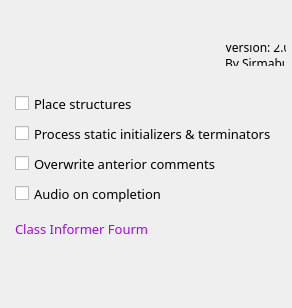
<?xml version="1.0" encoding="UTF-8"?>
<ui version="4.0">
 <class>Dialog</class>
 <widget class="QDialog" name="Dialog">
  <property name="geometry">
   <rect>
    <x>0</x>
    <y>0</y>
    <width>292</width>
    <height>308</height>
   </rect>
  </property>
  <property name="sizePolicy">
   <sizepolicy hsizetype="Fixed" vsizetype="Fixed">
    <horstretch>0</horstretch>
    <verstretch>0</verstretch>
   </sizepolicy>
  </property>
  <property name="windowTitle">
   <string notr="true">Class Informer</string>
  </property>
  <property name="windowIcon">
   <iconset resource="QtResource.qrc">
    <normaloff>:/classinf/icon.png</normaloff>:/classinf/icon.png</iconset>
  </property>
  <property name="toolTip">
   <string notr="true"/>
  </property>
  <property name="modal">
   <bool>true</bool>
  </property>
  <widget class="QDialogButtonBox" name="buttonBox">
   <property name="geometry">
    <rect>
     <x>120</x>
     <y>275</y>
     <width>156</width>
     <height>23</height>
    </rect>
   </property>
   <property name="orientation">
    <enum>Qt::Horizontal</enum>
   </property>
   <property name="standardButtons">
    <set>QDialogButtonBox::NoButton</set>
   </property>
   <property name="centerButtons">
    <bool>false</bool>
   </property>
  </widget>
  <widget class="QCheckBox" name="checkBox1">
   <property name="geometry">
    <rect>
     <x>15</x>
     <y>95</y>
     <width>121</width>
     <height>17</height>
    </rect>
   </property>
   <property name="font">
    <font>
     <family>Noto Sans</family>
     <pointsize>10</pointsize>
    </font>
   </property>
   <property name="toolTip">
    <string notr="true"/>
   </property>
   <property name="text">
    <string>Place structures</string>
   </property>
  </widget>
  <widget class="QCheckBox" name="checkBox2">
   <property name="geometry">
    <rect>
     <x>15</x>
     <y>125</y>
     <width>256</width>
     <height>17</height>
    </rect>
   </property>
   <property name="font">
    <font>
     <family>Noto Sans</family>
     <pointsize>10</pointsize>
    </font>
   </property>
   <property name="toolTip">
    <string notr="true"/>
   </property>
   <property name="text">
    <string>Process static initializers &amp;&amp; terminators</string>
   </property>
  </widget>
  <widget class="QCheckBox" name="checkBox3">
   <property name="geometry">
    <rect>
     <x>15</x>
     <y>155</y>
     <width>201</width>
     <height>17</height>
    </rect>
   </property>
   <property name="font">
    <font>
     <family>Noto Sans</family>
     <pointsize>10</pointsize>
    </font>
   </property>
   <property name="toolTip">
    <string notr="true"/>
   </property>
   <property name="text">
    <string>Overwrite anterior comments</string>
   </property>
  </widget>
  <widget class="QCheckBox" name="checkBox4">
   <property name="geometry">
    <rect>
     <x>15</x>
     <y>185</y>
     <width>151</width>
     <height>17</height>
    </rect>
   </property>
   <property name="font">
    <font>
     <family>Noto Sans</family>
     <pointsize>10</pointsize>
    </font>
   </property>
   <property name="toolTip">
    <string notr="true"/>
   </property>
   <property name="text">
    <string>Audio on completion</string>
   </property>
  </widget>
  <widget class="QLabel" name="linkLabel">
   <property name="geometry">
    <rect>
     <x>15</x>
     <y>220</y>
     <width>136</width>
     <height>16</height>
    </rect>
   </property>
   <property name="font">
    <font>
     <family>Noto Sans</family>
     <pointsize>10</pointsize>
    </font>
   </property>
   <property name="frameShadow">
    <enum>QFrame::Sunken</enum>
   </property>
   <property name="text">
    <string>&lt;a href=&quot;http://www.macromonkey.com/bb/index.php/topic,13.0.html&quot; style=&quot;color:#AA00FF;&quot;&gt;Class Informer Fourm&lt;/a&gt;</string>
   </property>
   <property name="textFormat">
    <enum>Qt::AutoText</enum>
   </property>
   <property name="openExternalLinks">
    <bool>true</bool>
   </property>
  </widget>
  <widget class="QLabel" name="image">
   <property name="geometry">
    <rect>
     <x>0</x>
     <y>0</y>
     <width>292</width>
     <height>74</height>
    </rect>
   </property>
   <property name="toolTip">
    <string notr="true"/>
   </property>
   <property name="text">
    <string/>
   </property>
   <property name="textFormat">
    <enum>Qt::PlainText</enum>
   </property>
   <property name="pixmap">
    <pixmap resource="QtResource.qrc">:/classinf/banner.png</pixmap>
   </property>
   <property name="textInteractionFlags">
    <set>Qt::NoTextInteraction</set>
   </property>
  </widget>
  <widget class="QLabel" name="versionLabel">
   <property name="geometry">
    <rect>
     <x>225</x>
     <y>45</y>
     <width>61</width>
     <height>21</height>
    </rect>
   </property>
   <property name="font">
    <font>
     <family>Noto Sans</family>
     <pointsize>9</pointsize>
    </font>
   </property>
   <property name="toolTip">
    <string notr="true"/>
   </property>
   <property name="text">
    <string>Version: 2.0
By Sirmabus</string>
   </property>
   <property name="textFormat">
    <enum>Qt::PlainText</enum>
   </property>
   <property name="textInteractionFlags">
    <set>Qt::NoTextInteraction</set>
   </property>
  </widget>
 </widget>
 <resources>
  <include location="QtResource.qrc"/>
 </resources>
 <connections>
  <connection>
   <sender>buttonBox</sender>
   <signal>accepted()</signal>
   <receiver>Dialog</receiver>
   <slot>accept()</slot>
   <hints>
    <hint type="sourcelabel">
     <x>248</x>
     <y>254</y>
    </hint>
    <hint type="destinationlabel">
     <x>157</x>
     <y>274</y>
    </hint>
   </hints>
  </connection>
  <connection>
   <sender>buttonBox</sender>
   <signal>rejected()</signal>
   <receiver>Dialog</receiver>
   <slot>reject()</slot>
   <hints>
    <hint type="sourcelabel">
     <x>316</x>
     <y>260</y>
    </hint>
    <hint type="destinationlabel">
     <x>286</x>
     <y>274</y>
    </hint>
   </hints>
  </connection>
 </connections>
</ui>
